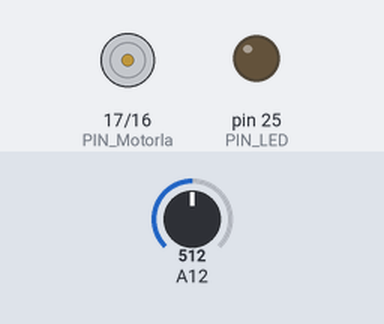
The sketch below on a simulated Arduino Mega 2560, built with avr-gcc and run on an emulated ATmega2560. On the bench: motor-driver pin pairs drawn as motors (green arrow = first pin HIGH = forward, orange = second pin HIGH = backward, longer = more drive), output pins drawn as LEDs (lit = HIGH). The inputs (shaded band) are chosen by the test bench; at power-on: A12 = 512.

Above: at 1.2 s.
1.3 s: A12 set to 585
2.8 s: A12 set to 612
At 3.9 s:
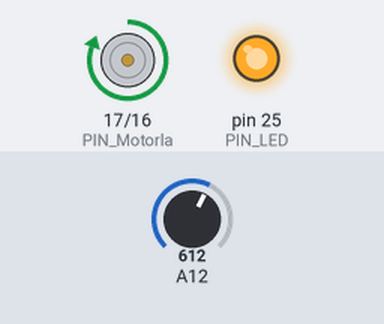
Timing chart, 0 to 5.8 s (numbered marks = the images above; inputs shaded):
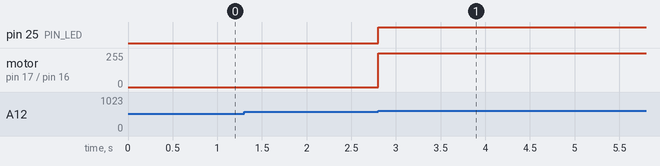

Measured:
- the behaviour switches between 600 and 601 on A12 (found by bisection; images 0 and 1)
- after the input at 1.3 s, every drawn part: stays the same
- after the input at 2.8 s, pin 25 (PIN_LED): LOW → HIGH at once; motor on pin 17 (PIN_Motorla) / pin 16 (PIN_Motorlb): stopped → forward 255/255 at once

The sketch:

Project_26.2_Sound_Control_Fan.ino
```cpp
//**********************************************************************************
/*
 * 文件名 : 声控风扇
 * 描述 : 通过声音传感器控制风扇.
 * 作者 : www.keyes-robot.com
*/
#define PIN_ADC2   28  //声音传感器的引脚
#define PIN_Motorla    17  // 电机的Motor_IN+引脚
#define PIN_Motorlb    16  // 电机的Motor_IN-引脚
#define PIN_LED    25  // // Pico板上内置LED的引脚

void setup() {
  pinMode(PIN_LED, OUTPUT);//设置PIN_LED为输出
  pinMode(PIN_Motorla, OUTPUT);//设置Motorla为输出
  pinMode(PIN_Motorlb, OUTPUT);//将Motorlb设置为输出
  pinMode(PIN_ADC2, INPUT);//设置PIN_ADC2为输入
}

void loop() {
  int adcVal = analogRead(PIN_ADC2); //读取声音传感器的ADC值
  if (adcVal > 600) {
    digitalWrite(PIN_LED,HIGH); //点亮Pico板上的内置LED
    digitalWrite(PIN_Motorla,HIGH); //旋转
    digitalWrite(PIN_Motorlb,LOW);
    delay(5000); //delay 5S
  }
  else
  {
    digitalWrite(PIN_LED,LOW); //关闭Pico板上的内置LED
    digitalWrite(PIN_Motorla,LOW); //停止转动
    digitalWrite(PIN_Motorlb,LOW);
  }
}
//**********************************************************************************
```
